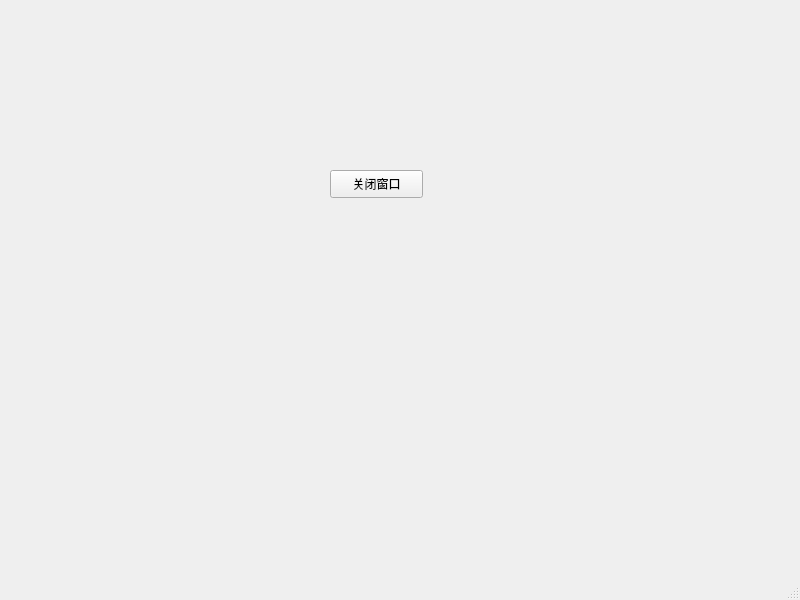
<?xml version="1.0" encoding="UTF-8"?>
<ui version="4.0">
 <class>MainWindow</class>
 <widget class="QMainWindow" name="MainWindow">
  <property name="geometry">
   <rect>
    <x>0</x>
    <y>0</y>
    <width>800</width>
    <height>600</height>
   </rect>
  </property>
  <property name="windowTitle">
   <string>MainWindow</string>
  </property>
  <widget class="QWidget" name="centralwidget">
   <widget class="QPushButton" name="pushButton">
    <property name="geometry">
     <rect>
      <x>330</x>
      <y>170</y>
      <width>93</width>
      <height>28</height>
     </rect>
    </property>
    <property name="text">
     <string>关闭窗口</string>
    </property>
   </widget>
  </widget>
  <widget class="QMenuBar" name="menubar">
   <property name="geometry">
    <rect>
     <x>0</x>
     <y>0</y>
     <width>800</width>
     <height>26</height>
    </rect>
   </property>
  </widget>
  <widget class="QStatusBar" name="statusbar"/>
 </widget>
 <resources/>
 <connections>
  <connection>
   <sender>pushButton</sender>
   <signal>clicked()</signal>
   <receiver>MainWindow</receiver>
   <slot>close()</slot>
   <hints>
    <hint type="sourcelabel">
     <x>389</x>
     <y>205</y>
    </hint>
    <hint type="destinationlabel">
     <x>391</x>
     <y>336</y>
    </hint>
   </hints>
  </connection>
 </connections>
</ui>
